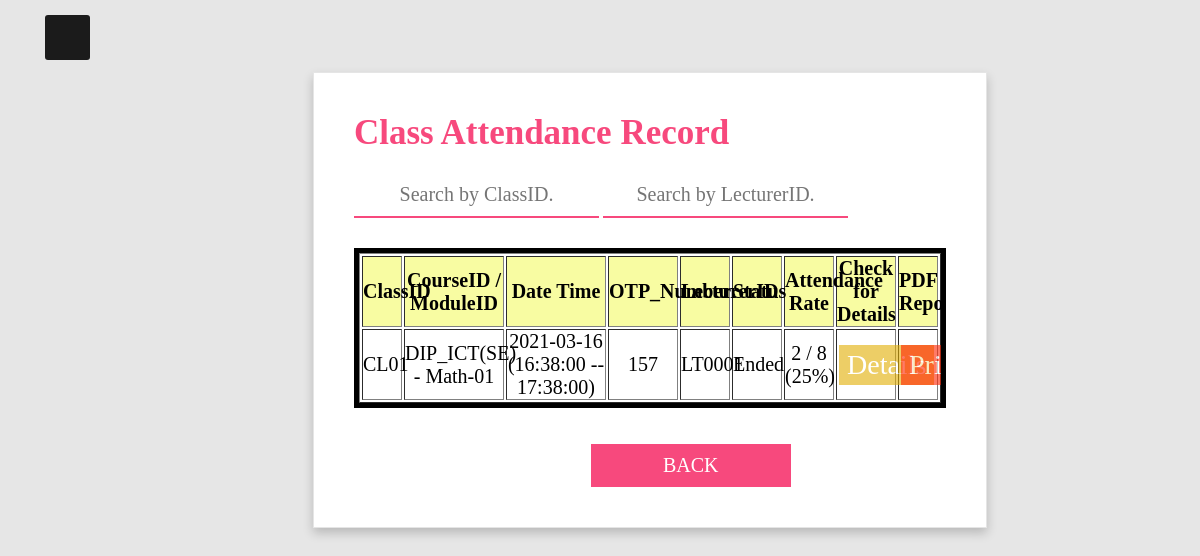
The app's page /management/attendance/attendance_class2.php?ClassID=CL01 (signed in) with its own data.
### tables this page shows
CREATE TABLE IF NOT EXISTS `attendance` (
  `AttendanceID` int NOT NULL AUTO_INCREMENT,
  `ClassID` varchar(255) NOT NULL,
  `Date` date NOT NULL,
  `Start_Time` time NOT NULL,
  `End_Time` time NOT NULL,
  `OTP_Number` int NOT NULL,
  `Status` varchar(255) NOT NULL,
  `Created_At` datetime NOT NULL DEFAULT CURRENT_TIMESTAMP,
  PRIMARY KEY (`AttendanceID`)
);

CREATE TABLE IF NOT EXISTS `class` (
  `ClassID` varchar(100) NOT NULL,
  `CourseID` varchar(255) NOT NULL,
  `ModuleID` varchar(255) NOT NULL,
  `LecturerID` varchar(255) NOT NULL,
  PRIMARY KEY (`ClassID`)
);

### management/attendance/attendance_class2.php (the view, shortened to what this page needs)
 <?php
	$ClassID = isset($_GET['ClassID']) ? $_GET['ClassID'] : '';
?>
 <!DOCTYPE html>
<html>
	<head>
		<link href = "../management.css" rel = "stylesheet">
	</head>
	<body>
		<div class ="btn">
					<span class ="fas fa-bars"></span>
				</div>
		<div class="box">
			<h2>Class Attendance Record</h2>
			<input type="text" style='width:auto' id="SearchBoxClassID" onkeyup="SearchClassID()" placeholder="Search by ClassID.">
			<input type="text" style='width:auto' id="SearchBoxLecturerID" onkeyup="SearchLecturerID()" placeholder="Search by LecturerID.">
			<div class = "scroll-table" style="height:auto;">
				<table border = 1 style = 'table-layout:fixed; text-align: center; max-width: 400px; width:1200px; font-size: 20px' id="Attendance_List">
					<tr bgcolor = 'f8fca2'>
						<th width="40px">ClassID</th>
						<th width="100px">CourseID / ModuleID</th>
						<th width="100px">Date Time</th>
						<th width="70px">OTP_Number</th>
						<th width="50px">LecturerID</th>
						<th width="50px">Status</th>
						<th width="50px">Attendance Rate</th>
						<th width="60px">Check for Details</th>
						<th width="40px">PDF Report</th>
					</tr>
					<?php
					$sql = "Select * from attendance inner join class on attendance.ClassID = class.ClassID WHERE attendance.ClassID = '".$ClassID."'  ORDER BY AttendanceID DESC ";
					$result = $conn ->query($sql);
					if (!empty($result) && $result->num_rows > 0) {
						for ($i = 0; $i < mysqli_num_rows($result); $i++){
							$row  = mysqli_fetch_assoc($result);
							$sql2 = 'Select Count(Attend_Status) as Present_Amount from attendance_detail WHERE AttendanceID = "'.$row['AttendanceID'].'" AND (attendance_detail.Attend_Status = "Present" OR attendance_detail.Attend_Status = "Late" OR attendance_detail.Attend_Status = "Absent With Reason")';
							$result2 = $conn ->query($sql2);
							$row2  = mysqli_fetch_assoc($result2);
							$Present_Amount = $row2['Present_Amount'];
							$sql3 = 'Select Count(Attend_Status) as Total_Amount from attendance_detail WHERE AttendanceID = "'.$row['AttendanceID'].'"';
							$result3 = $conn ->query($sql3);
							$row3  = mysqli_fetch_assoc($result3);
							$Total_Amount = $row3['Total_Amount'];
							$Percentage = round((($Present_Amount / $Total_Amount) * 100), 1);
							echo '<tr>';
							echo '<td id="ClassID" >'.$row['ClassID'].'</td>';
							echo '<td>'.$row['CourseID'].' - '.$row['ModuleID'].'</td>';
							echo '<td>'.$row['Date'].' ('.$row['Start_Time'].' -- '.$row['End_Time'].')</td>';
							echo '<td>'.$row['OTP_Number'].'</td>';
							echo '<td>'.$row['LecturerID'].'</td>';
							echo '<td>'.$row['Status'].'</td>';
							echo '<td>'.$Present_Amount.' / '.$Total_Amount.' ('.$Percentage.'%)</td>';
							echo '<td><a href = "attendance_class_details.php?AttendanceID='.$row['AttendanceID'].'&ClassID='.$ClassID.'"><button class = "editbutton">Details</button></a></td>';
							echo '<td><a href = "class_pdf_report.php?AttendanceID='.$row['AttendanceID'].'" target="_blank"><button class = "deletebutton">Print</button></a></td>';
						}
					}
					?>
				</table>
			</div>
			<br><br>
			<input type="button" style='font-size: 20px; width: 200px; margin-left:40%;' value="Back" onclick="window.location ='attendance_class.php';">
		</div>
	</body>
</html>

### management/management.css (style rules this page uses)
* { margin: 0; padding: 0; user-select: none; box-sizing: border-box; font-family: 'Poppins', 'sans serif'; }
body { margin: 0; padding: 0; font-family: sans-serif; background-color: #e6e6e6; background-repeat: no-repeat; background-size: cover; }
.btn { position: absolute; z-index: 3; top: 15px; left: 45px; height: 45px; width: 45px; text-align: center; background: #1b1b1b; border-radius: 3px; cursor: pointer; transition: left 0.4s ease; }
.btn span { color: white; font-size: 30px; line-height: 45px; }
.box { position: absolute; z-index: 2; left: 50%; transform: translate(-50%,-50%); width: auto; height: auto; max-height:675px; background: #fff; padding: 40px; margin: 50px; box-sizing: border-box; border: 1px solid rgba(0,0,0,.1); box-shadow: 0 5px 10px rgba(0,0,0,.2); margin-top: 25%; }
.box h2 { margin: 0 0 20px; padding: 0; color: #f7497d; text-transform: capitalize; font-size: 35px; }
.box input { padding: 10px 0; margin-bottom: 30px; width: 100%; max-width: 500px; font-size: 20px; justify-content: center; box-sizing: border-box; box-shadow: none; outline: none; border: none; border-bottom: 2px solid #999; font-size: 20px; text-align: center; }
.box input[type ="button"] { width: 50%; border-bottom: none; cursor: pointer; background: #f7497d; color: #fff; margin-bottom: 0; text-transform: uppercase; margin-left:25%; }
.box input:focus, .box textarea:focus, .box input:valid, .box textarea:valid { border-bottom: 2px solid #f7497d; }
.scroll-table { overflow-y: auto; height:auto; max-height:400px; width: 100%; border-color: black; border-style: solid ; border: 5px solid black; }
.editbutton { background-color: #E1AD01; border: none; color: white; padding: 4px 8px; text-align: center; font-size: 28px; margin: 3px 2px; opacity: 0.6; transition: 0.3s; display: inline-block; text-decoration: none; cursor: pointer; }
.deletebutton { background-color: #ff2200; border: none; color: white; padding: 4px 8px; text-align: center; font-size: 28px; margin: 3px 2px; opacity: 0.6; transition: 0.3s; display: inline-block; text-decoration: none; cursor: pointer; }

### records on screen
attendance: ClassID.ClassID "CL01", ClassID.CourseID "DIP_ICT(SE)", ClassID.ModuleID "Math-01", Date "2021-03-16", Start_Time "16:38:00", End_Time "17:38:00", OTP_Number "157", ClassID.LecturerID "LT0001", Status "Ended", Present_Amount "2", Total_Amount "8", Percentage "25"
